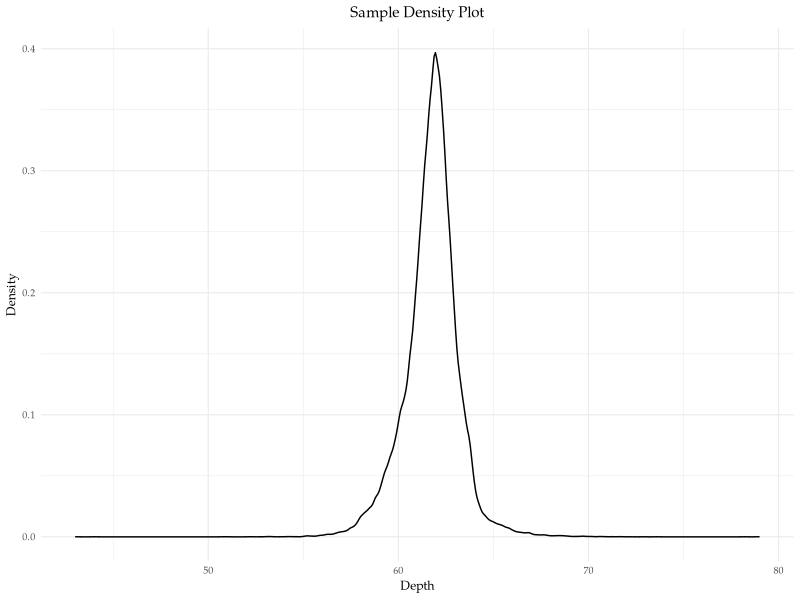
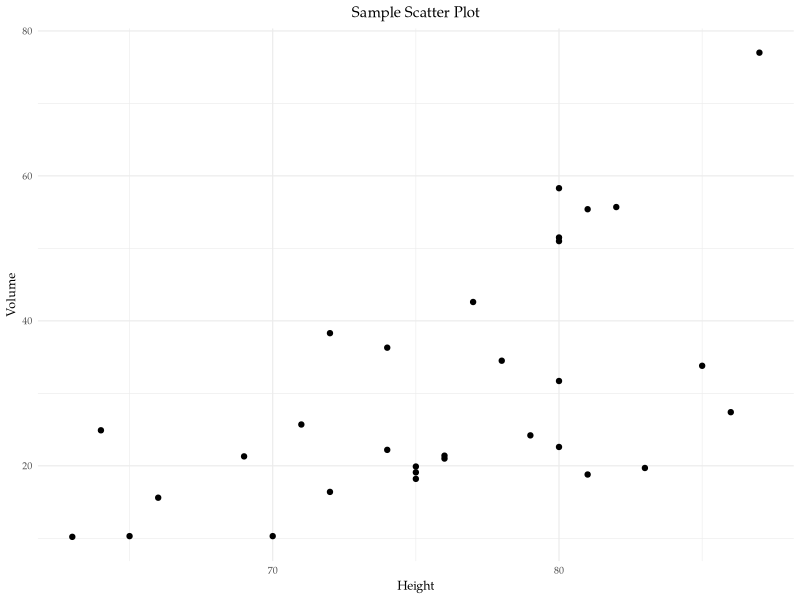
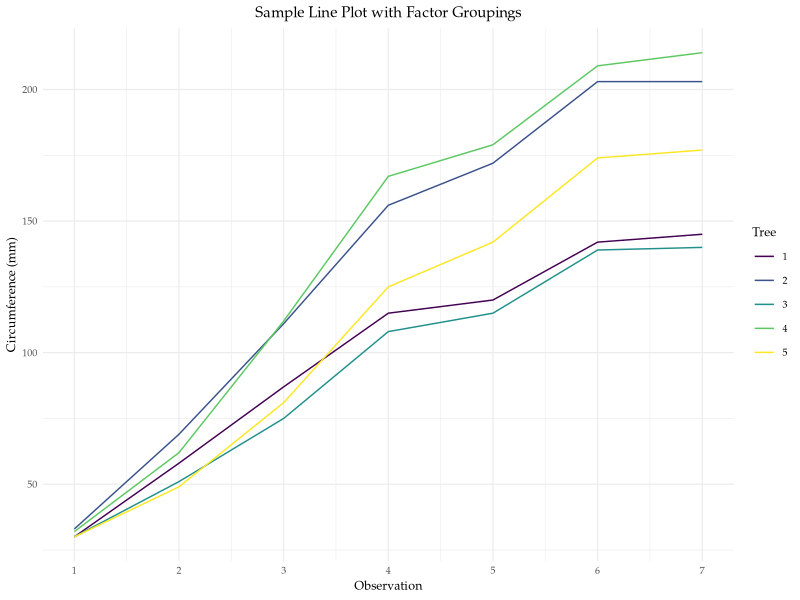

The R script that drew these images, in order:
## ---- chunk 1

knitr::opts_chunk$set(fig.width=4, fig.height=3, fig.align = "center") 

rm(list = ls())

library(ggplot2)

## ---- chunk 2

# Diamonds samples dataset has prices and other attributes of ~54,000 diamonds.

data(diamonds)

# Setting options for plot formatting, including font type + size, and title
# alignment, using `minimal` theme

theme_bcg <- theme_minimal(base_size = 9, base_family = "Palatino") + 
  theme(plot.title = element_text(hjust = 0.5))

# Generating density plot 

ggplot(data = diamonds, aes(x = depth)) + geom_density() + 
  labs(title = "Sample Density Plot", 
       y = "Density", 
       x = "Depth") + 
  theme_bcg

## ---- chunk 3

# Trees sample dataset has measurements of the height, weight, and length of
# 31 observations.

data(trees)

# Setting options for plot formatting, including font type + size, and title
# alignment, using `minimal` theme

theme_bcg <- theme_minimal(base_size = 9, base_family = "Palatino") + 
  theme(plot.title = element_text(hjust = 0.5))

# Scatter Plot

ggplot(data = trees) + geom_point(aes(x = Height, y = Volume)) + 
  labs(title = "Sample Scatter Plot", 
       y = "Volume", 
       x = "Height") + 
  theme_bcg

## ---- chunk 4

# Orange sample data set has 7 measurements of age and circumference for 5 
# different oranges (total of 35 observations)

data(Orange)

# Setting options for plot formatting, including font type + size, and title
# alignment, using `minimal` theme

theme_bcg <- theme_minimal(base_size = 9, base_family = "Palatino") + 
  theme(plot.title = element_text(hjust = 0.5))

# Start by creating a observation count by ID variable using `dplyr`. Note that 
# data needs to be in *long* form. 

library(dplyr)

df <- group_by(Orange, Tree) %>% 
  mutate(count = row_number()) 

# Creating re-ordered `tree` factor variable

df$Tree <- factor(df$Tree, levels = c(1,2,3,4,5))

# Line Plot-- notice options for setting x-axis ticks + legend label

ggplot(data = df) + geom_line(aes(x = count, y = circumference, 
                                  color = Tree)) +
  labs(title = "Sample Line Plot with Factor Groupings", 
       y = "Circumference (mm)", x = "Observation",
       color = "Tree") + 
  scale_x_continuous(breaks=seq(1, 7, 1)) + 
  theme_bcg

